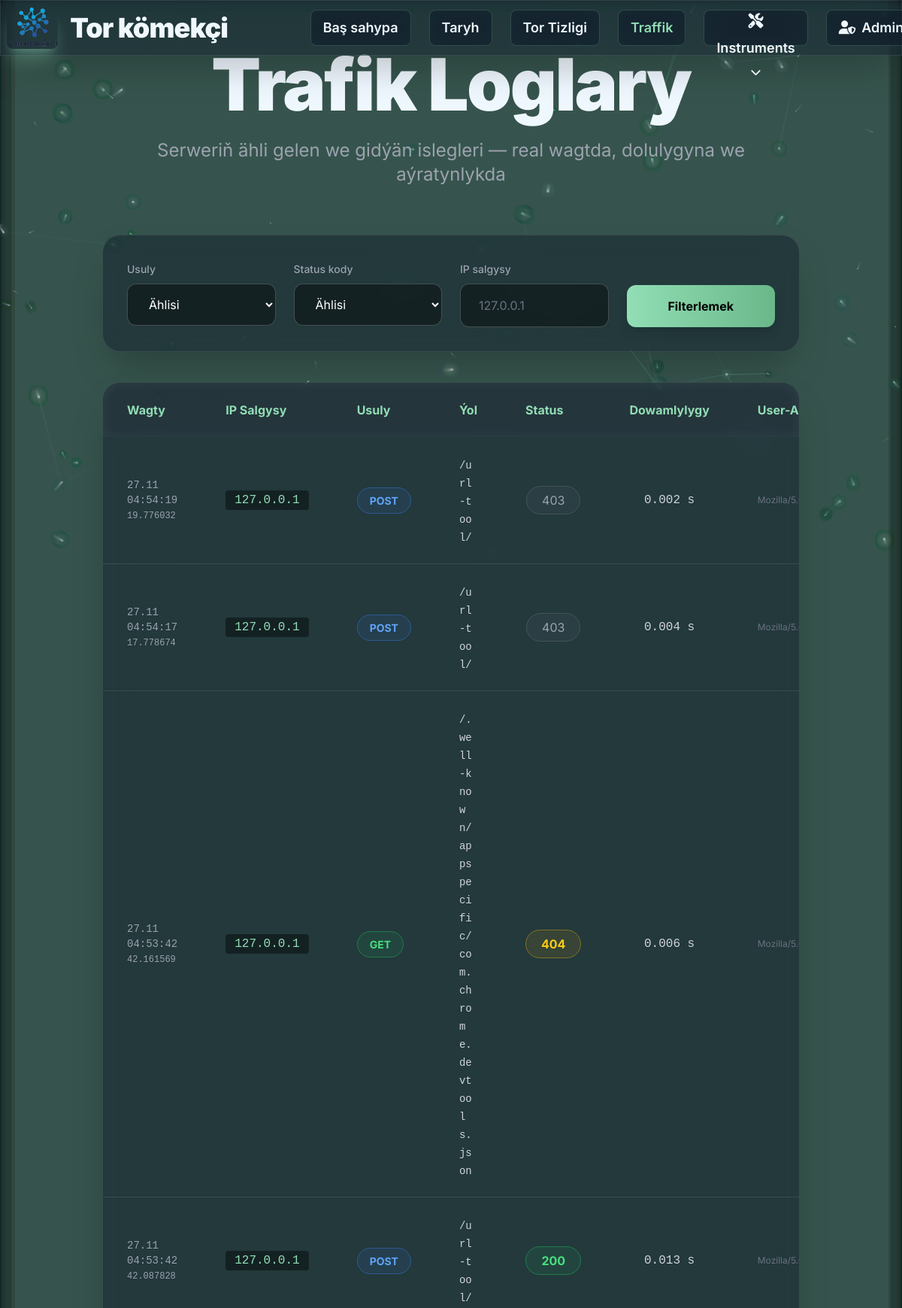
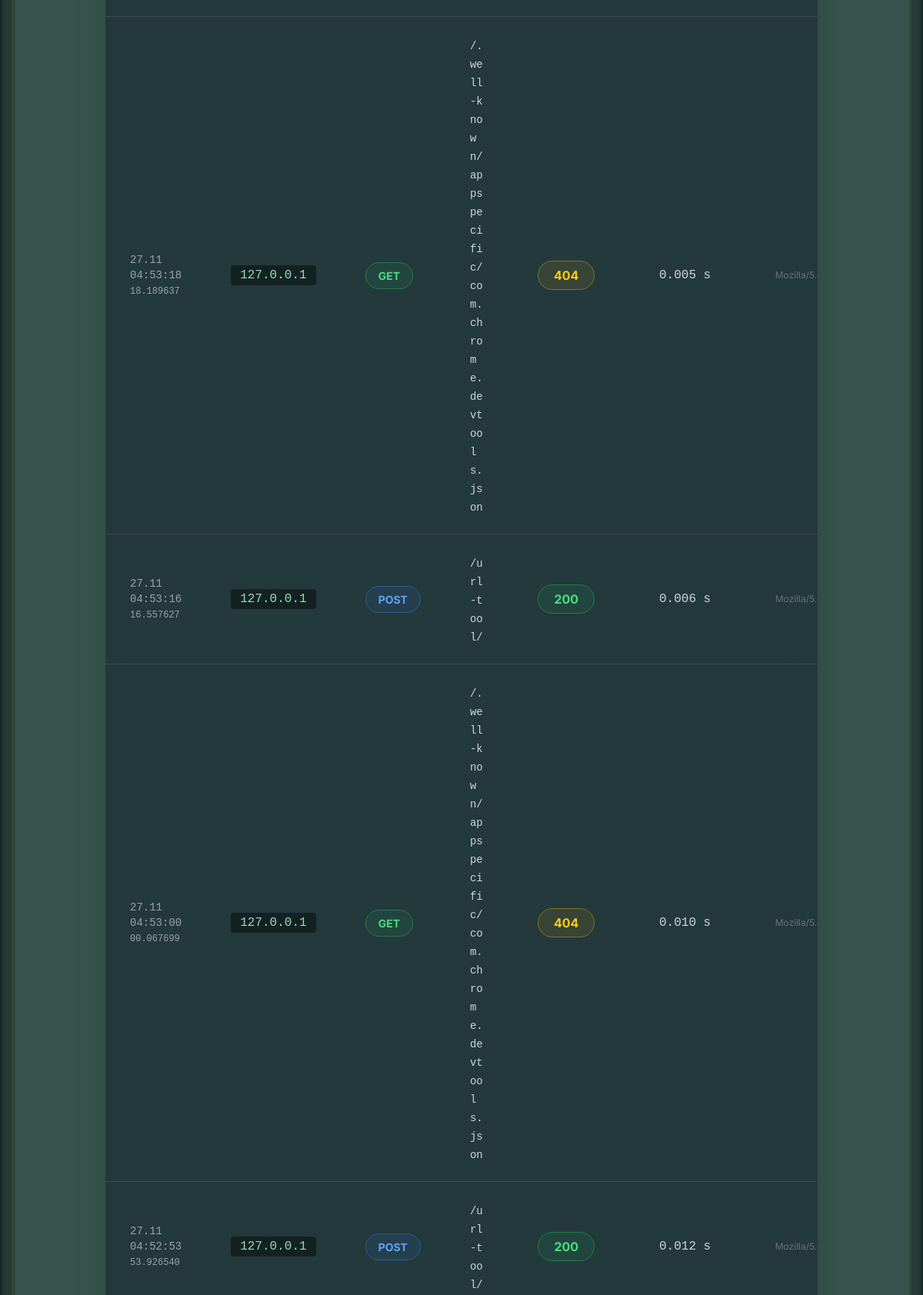
Screenshot of /traffic/ (signed in, upper part) with the database file from the repository (2 pictures, top to bottom).
### app/models.py (models this page shows, shortened)
class TrafficLog(models.Model):
    ip_address = models.CharField(max_length=45, blank=True)
    method = models.CharField(max_length=10)
    path = models.CharField(max_length=500)
    status_code = models.IntegerField()
    duration = models.FloatField(help_text="Время в секундах")
    user_agent = models.TextField(blank=True)
    timestamp = models.DateTimeField(auto_now_add=True)
    class Meta:
        ordering = ['-timestamp']
        verbose_name = "Trafik logy"
        verbose_name_plural = "Trafik loglary"

### app/views.py (the view)
# urls.py: path('traffic/', traffic_logs, name='traffic_logs'),
@login_required
def traffic_logs(request):
    logs = TrafficLog.objects.all().order_by('-timestamp')
    if method := request.GET.get('method'):
        logs = logs.filter(method=method)
    if status := request.GET.get('status'):
        logs = logs.filter(status_code=status)
    if ip := request.GET.get('ip'):
        logs = logs.filter(ip_address__icontains=ip)
    page_obj, paginator = paginate(request, logs, 25)
    return render(request, 'speed_tester/traffic.html', {
        'logs': page_obj,
        'paginator': paginator,
        'page_obj': page_obj
    })

### app/views.py (called while the page is built)
def paginate(request, queryset, per_page=20):
    paginator = Paginator(queryset, per_page)
    page_number = request.GET.get('page')
    return paginator.get_page(page_number), paginator

### app/templates/speed_tester/traffic.html (shortened to what this page needs)
{% extends "layouts.html" %}
{% load static %}
{% block content %}
<div class="min-h-screen py-16 px-6 relative">
    <div class="max-w-7xl mx-auto">
        <div class="text-center mb-16">
            <h1 class="text-6xl md:text-8xl font-black text-gradient tracking-tight">
                Trafik Loglary
            </h1>
            <p class="mt-6 text-2xl text-gray-400 max-w-4xl mx-auto">
                Serweriň ähli gelen we gidýän islegleri — real wagtda, dolulygyna we aýratynlykda
            </p>
        </div>
        <div class="glass rounded-3xl p-8 mb-10 border border-white/10 shadow-2xl">
            <form method="get" class="grid grid-cols-1 md:grid-cols-4 gap-6">
                <div>
                    <label class="text-gray-400 text-sm font-medium">Usuly</label>
                    <select name="method" class="mt-2 w-full px-6 py-4 bg-black/40 border border-white/20 rounded-xl text-white focus:outline-none focus:ring-2 focus:ring-[#92DEB5]/50">
                        <option value="">Ählisi</option>
                    </select>
                </div>
                <div>
                    <label class="text-gray-400 text-sm font-medium">Status kody</label>
                    <select name="status" class="mt-2 w-full px-6 py-4 bg-black/40 border border-white/20 rounded-xl text-white focus:outline-none focus:ring-2 focus:ring-[#92DEB5]/50">
                        <option value="">Ählisi</option>
                    </select>
                </div>
                <div>
                    <label class="text-gray-400 text-sm font-medium">IP salgysy</label>
                    <input type="text" name="ip" value="{{ request.GET.ip }}" placeholder="127.0.0.1" class="mt-2 w-full px-6 py-4 bg-black/40 border border-white/20 rounded-xl text-white placeholder-gray-500 focus:outline-none focus:ring-2 focus:ring-[#92DEB5]/50">
                </div>
                <div class="flex items-end">
                    <button type="submit" class="w-full px-8 py-4 bg-gradient-to-r from-[#92DEB5] to-[#6ab88a] text-black font-bold rounded-xl hover:scale-105 transition-all shadow-lg">
                        Filterlemek
                    </button>
                </div>
            </form>
        </div>
        {% if logs %}
        <div class="glass rounded-3xl overflow-hidden border border-white/10 shadow-2xl neon-glow">
            <div class="overflow-x-auto">
                <table class="w-full text-left">
                    <thead class="bg-white/5 backdrop-blur text-gray-300">
                        <tr>
                            <th class="px-8 py-6 font-bold text-[#92DEB5]">Wagty</th>
                            <th class="px-8 py-6 font-bold text-[#92DEB5]">IP Salgysy</th>
                            <th class="px-8 py-6 font-bold text-[#92DEB5]">Usuly</th>
                            <th class="px-8 py-6 font-bold text-[#92DEB5]">Ýol</th>
                            <th class="px-8 py-6 font-bold text-[#92DEB5]">Status</th>
                            <th class="px-8 py-6 font-bold text-[#92DEB5]">Dowamlylygy</th>
                            <th class="px-8 py-6 font-bold text-[#92DEB5]">User-Agent</th>
                        </tr>
                    </thead>
                    <tbody class="divide-y divide-white/10">
                        {% for log in logs %}
                        <tr class="hover:bg-white/5 transition-all duration-300">
                            <td class="px-8 py-6 font-mono text-sm text-gray-400">
                                {{ log.timestamp|date:"d.m H:i:s" }}<br>
                                <span class="text-xs">{{ log.timestamp|time:"s" }}.{{ log.timestamp|date:"u"|slice:":6" }}</span>
                            </td>
                            <td class="px-8 py-6 font-mono">
                                <code class="text-[#92DEB5] bg-black/40 px-3 py-1 rounded">{{ log.ip_address }}</code>
                            </td>
                            <td class="px-8 py-6">
                                {% if log.method == "GET" %}
                                    <span class="px-4 py-2 bg-green-500/10 border border-green-500/40 rounded-full text-green-400 font-bold text-sm">GET</span>
                                {% elif log.method == "POST" %}
                                    <span class="px-4 py-2 bg-blue-500/10 border border-blue-500/40 rounded-full text-blue-400 font-bold text-sm">POST</span>
                                {% else %}
                                    <span class="px-4 py-2 bg-gray-500/10 border border-gray-500/40 rounded-full text-gray-400 text-sm">{{ log.method }}</span>
                                {% endif %}
                            </td>
                            <td class="px-8 py-6 max-w-md">
                                <code class="text-gray-300 text-sm break-all">{{ log.path }}</code>
                            </td>
                            <td class="px-8 py-6 text-center">
                                {% if log.status_code == 200 %}
                                    <span class="px-5 py-2 bg-green-500/10 border border-green-500/40 rounded-full text-green-400 font-bold">200</span>
                                {% elif log.status_code == 404 %}
                                    <span class="px-5 py-2 bg-yellow-500/10 border border-yellow-500/40 rounded-full text-yellow-400 font-bold">404</span>
                                {% elif log.status_code >= 500 %}
                                    <span class="px-5 py-2 bg-red-500/10 border border-red-500/40 rounded-full text-red-400 font-bold">{{ log.status_code }}</span>
                                {% else %}
                                    <span class="px-5 py-2 bg-gray-500/10 border border-gray-500/40 rounded-full text-gray-400">{{ log.status_code }}</span>
                                {% endif %}
                            </td>
                            <td class="px-8 py-6 text-center font-mono text-gray-300">
                                {{ log.duration|floatformat:3 }} s
                            </td>
                            <td class="px-8 py-6 text-xs text-gray-500 max-w-sm truncate" title="{{ log.user_agent }}">
                                {{ log.user_agent|truncatechars:60 }}
                            </td>
                        </tr>
                        {% endfor %}
                    </tbody>
                </table>
            </div>
        </div>
        {% endif %}
    </div>
</div>
{% endblock %}

### app/templates/layouts.html (style rules this page uses)
:root { --green: #92DEB5; --green-dark: #6ab88a; --glow: rgba(146, 222, 181, 0.6); }
body { font-family: 'Inter', sans-serif; background: #0a0e17; color: #f0f8ff; min-height: 100vh; }
.glass { background: rgba(15, 25, 40, 0.45); backdrop-filter: blur(20px); -webkit-backdrop-filter: blur(20px); border: 1px solid rgba(146, 222, 181, 0.2); box-shadow: 0 8px 32px rgba(0, 0, 0, 0.4), 0 0 30px rgba(146, 222, 181, 0.15); }
.neon-glow { box-shadow: 0 0 20px rgba(146, 222, 181, 0.4), 0 0 40px rgba(146, 222, 181, 0.2), inset 0 0 20px rgba(146, 222, 181, 0.08); transition: all 0.4s ease; }

### rows the page displays
TrafficLog: timestamp "27.11 04:54:19", timestamp "19", timestamp "776032", ip_address "127.0.0.1", method "POST", path "/url-tool/", status_code "403", duration "0.002", user_agent "Mozilla/5.0 (Windows NT 10.0; Win64; x64) AppleWeb…"
TrafficLog: timestamp "27.11 04:54:17", timestamp "17", timestamp "778674", ip_address "127.0.0.1", method "POST", path "/url-tool/", status_code "403", duration "0.004", user_agent "Mozilla/5.0 (Windows NT 10.0; Win64; x64) AppleWeb…"
TrafficLog: timestamp "27.11 04:53:42", timestamp "42", timestamp "161569", ip_address "127.0.0.1", method "GET", path "/.well-known/appspecific/com.chrome.devtools.json", status_code "404", duration "0.006", user_agent "Mozilla/5.0 (Windows NT 10.0; Win64; x64) AppleWeb…"
TrafficLog: timestamp "27.11 04:53:42", timestamp "42", timestamp "087828", ip_address "127.0.0.1", method "POST", path "/url-tool/", status_code "200", duration "0.013", user_agent "Mozilla/5.0 (Windows NT 10.0; Win64; x64) AppleWeb…"
TrafficLog: timestamp "27.11 04:53:18", timestamp "18", timestamp "189637", ip_address "127.0.0.1", method "GET", path "/.well-known/appspecific/com.chrome.devtools.json", status_code "404", duration "0.005", user_agent "Mozilla/5.0 (Windows NT 10.0; Win64; x64) AppleWeb…"
TrafficLog: timestamp "27.11 04:53:16", timestamp "16", timestamp "557627", ip_address "127.0.0.1", method "POST", path "/url-tool/", status_code "200", duration "0.006", user_agent "Mozilla/5.0 (Windows NT 10.0; Win64; x64) AppleWeb…"
TrafficLog: timestamp "27.11 04:53:00", timestamp "00", timestamp "067699", ip_address "127.0.0.1", method "GET", path "/.well-known/appspecific/com.chrome.devtools.json", status_code "404", duration "0.010", user_agent "Mozilla/5.0 (Windows NT 10.0; Win64; x64) AppleWeb…"
TrafficLog: timestamp "27.11 04:52:53", timestamp "53", timestamp "926540", ip_address "127.0.0.1", method "POST", path "/url-tool/", status_code "200", duration "0.012", user_agent "Mozilla/5.0 (Windows NT 10.0; Win64; x64) AppleWeb…"
